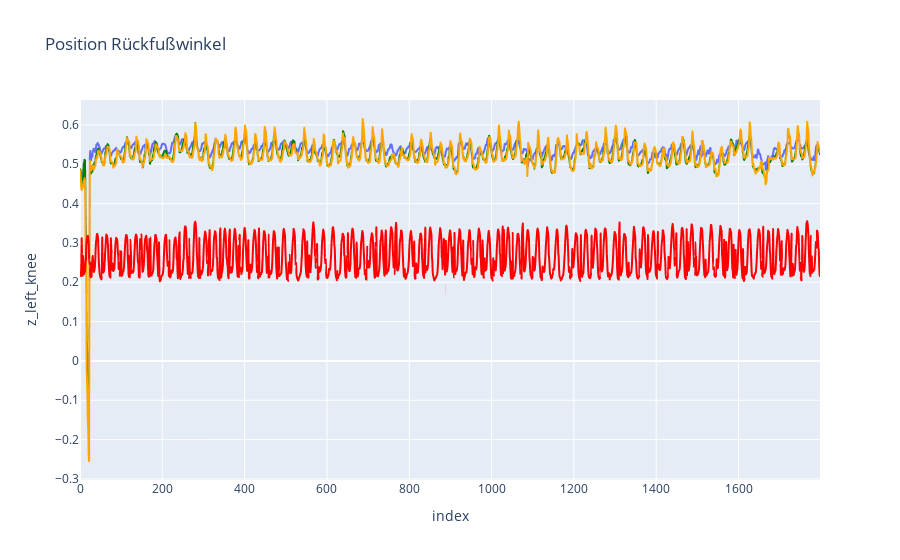

This figure's notebook cell:
### Markdown cell above
ERKENTNISSE: Vorgehen für Berechnung des Zeitpunkts

Wie erkennt das modell die richtigen Abschnitte???
* Erkennen wann Ferse aufsetzt
* Erkennen wann Fußspitze ferse schneidet

evtl. mithilfe der Außschläge herausfinden in welchem Frameabschnitte die genannten ereignisse auftreten


 *Auffällig: das Muster lässt eigentlich vermuten, dass die Werte vermutlich spiegelverkehrt sind *

### Code cell
import pandas as pd
import plotly.express as px
import matplotlib as mpl

# x == z
# y == y
# z == x
joints_x = ["z_left_knee", "z_left_ankle", "z_left_heel"]
joints_y = ["y_left_heel", "y_left_foot_index"]
#df_backRight = df[backAnkleRight]

fig_knee = px.line(df, y="z_left_knee", title='Position Rückfußwinkel')
fig_ankle = px.line(df, y="z_left_ankle")
fig_heel = px.line(df, y="z_left_heel")
fig_heel_side = px.line(df, y="y_left_heel")

fig_ankle.update_traces(line= dict(
    color = "green"
))
fig_heel.update_traces(line= dict(
    color = "orange"
))
fig_heel_side.update_traces(line= dict(
    color = "red"
))
fig_knee.add_trace(fig_ankle.data[0], )
fig_knee.add_trace(fig_heel.data[0], )
fig_knee.add_trace(fig_heel_side.data[0], )

fig_knee.show()

### Figure 1 — Plotly figure (JSON) as saved in the notebook; plotly's stock layout.template omitted (floating-point values rounded to 4 significant figures; data arrays with more than 128 entries replaced by an {"elided": "..."} marker saying what was removed)
{"data": [{"hovertemplate": "index=%{x}<br>z_left_knee=%{y}<extra></extra>", "legendgroup": "", "line": {"color": "#636efa", "dash": "solid"}, "marker": {"symbol": "circle"}, "mode": "lines", "name": "", "showlegend": false, "type": "scattergl", "x": {"elided": "1799 int values"}, "xaxis": "x", "y": {"elided": "1799 float values"}, "yaxis": "y"}, {"hovertemplate": "index=%{x}<br>z_left_ankle=%{y}<extra></extra>", "legendgroup": "", "line": {"color": "green", "dash": "solid"}, "marker": {"symbol": "circle"}, "mode": "lines", "name": "", "showlegend": false, "type": "scattergl", "x": {"elided": "1799 int values"}, "xaxis": "x", "y": {"elided": "1799 float values"}, "yaxis": "y"}, {"hovertemplate": "index=%{x}<br>z_left_heel=%{y}<extra></extra>", "legendgroup": "", "line": {"color": "orange", "dash": "solid"}, "marker": {"symbol": "circle"}, "mode": "lines", "name": "", "showlegend": false, "type": "scattergl", "x": {"elided": "1799 int values"}, "xaxis": "x", "y": {"elided": "1799 float values"}, "yaxis": "y"}, {"hovertemplate": "index=%{x}<br>y_left_heel=%{y}<extra></extra>", "legendgroup": "", "line": {"color": "red", "dash": "solid"}, "marker": {"symbol": "circle"}, "mode": "lines", "name": "", "showlegend": false, "type": "scattergl", "x": {"elided": "1799 int values"}, "xaxis": "x", "y": {"elided": "1799 float values"}, "yaxis": "y"}], "layout": {"legend": {"tracegroupgap": 0}, "title": {"text": "Position Rückfußwinkel"}, "xaxis": {"anchor": "y", "domain": [0, 1], "title": {"text": "index"}}, "yaxis": {"anchor": "x", "domain": [0, 1], "title": {"text": "z_left_knee"}}}}
